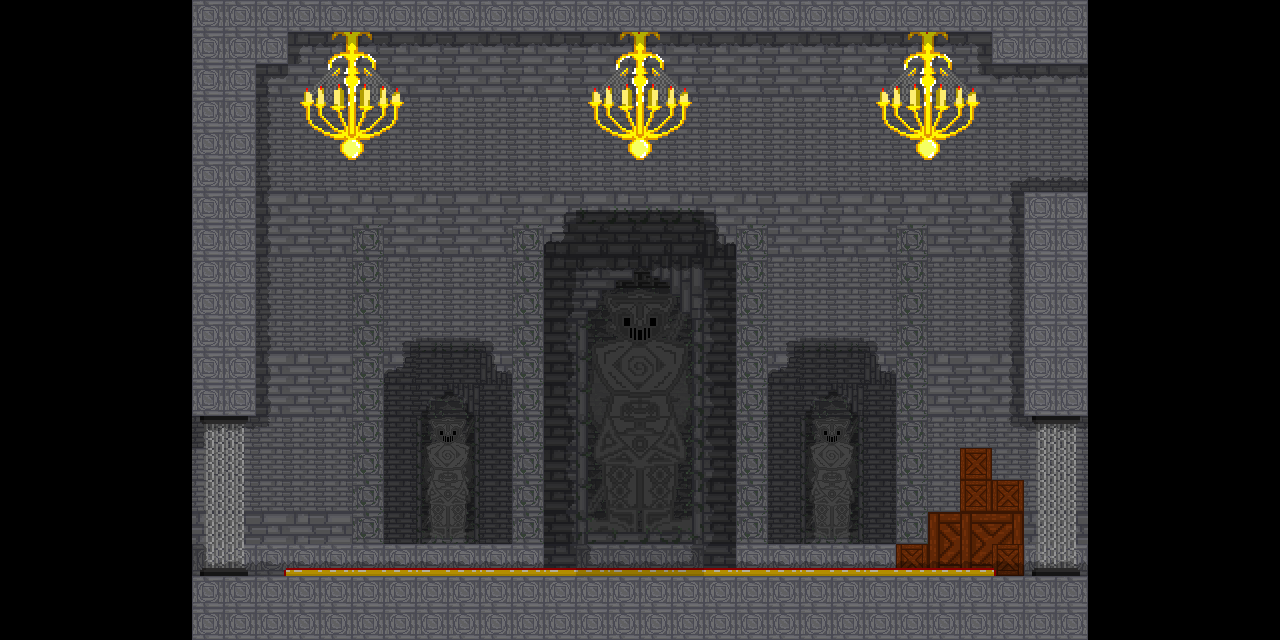

A 2D game scene composited from a Tiled map and its tileset images. What follows is a short description and the map's XML, with each tile layer's data collapsed to a summary:
An orthogonal 40x20 tile map with 32x32 px tiles, 7 tile layers (Castle BG, Castle BG 2.0, Base 2.0, Base, ...), 4 tilesets.

<map version="1.2" tiledversion="1.3.5" orientation="orthogonal" renderorder="left-up" width="40" height="20" tilewidth="32" tileheight="32" infinite="0" nextlayerid="9" nextobjectid="1">
 <tileset firstgid="1" name="1stSet" tilewidth="32" tileheight="32" tilecount="182" columns="13">
  <image source="Main Castle Normal.png" width="416" height="448" />
 </tileset>
 <tileset firstgid="183" name="2stSet" tilewidth="32" tileheight="32" tilecount="728" columns="26">
  <image source="Main Castle x2.png" width="832" height="896" />
 </tileset>
 <tileset firstgid="911" name="3rdSet" tilewidth="32" tileheight="32" tilecount="48" columns="6">
  <image source="64x64 normal.png" width="192" height="256" />
 </tileset>
 <tileset firstgid="959" name="4thSet" tilewidth="32" tileheight="32" tilecount="192" columns="12">
  <image source="64x64 x2.png" width="384" height="512" />
 </tileset>
 <layer id="4" name="Castle BG" width="40" height="20" locked="1">
  <data>[800 cells, 476 non-empty, 12 distinct tile ids]</data>
 </layer>
 <layer id="5" name="Castle BG 2.0" width="40" height="20">
  <data>[800 cells, 76 non-empty, 43 distinct tile ids]</data>
 </layer>
 <layer id="1" name="Base 2.0" width="40" height="20">
  <data>[800 cells, 34 non-empty, 8 distinct tile ids]</data>
 </layer>
 <layer id="2" name="Base" width="40" height="20">
  <data>[800 cells, 328 non-empty, 66 distinct tile ids]</data>
 </layer>
 <layer id="8" name="2nd Depth" width="40" height="20" opacity="0.17">
  <data>[800 cells, 70 non-empty, 7 distinct tile ids]</data>
 </layer>
 <layer id="7" name="1st Depth" width="40" height="20" opacity="0.3">
  <data>[800 cells, 180 non-empty, 28 distinct tile ids]</data>
 </layer>
 <layer id="6" name="Base 2.0" width="40" height="20">
  <data>[800 cells, 0 non-empty, 0 distinct tile ids]</data>
 </layer>
</map>
